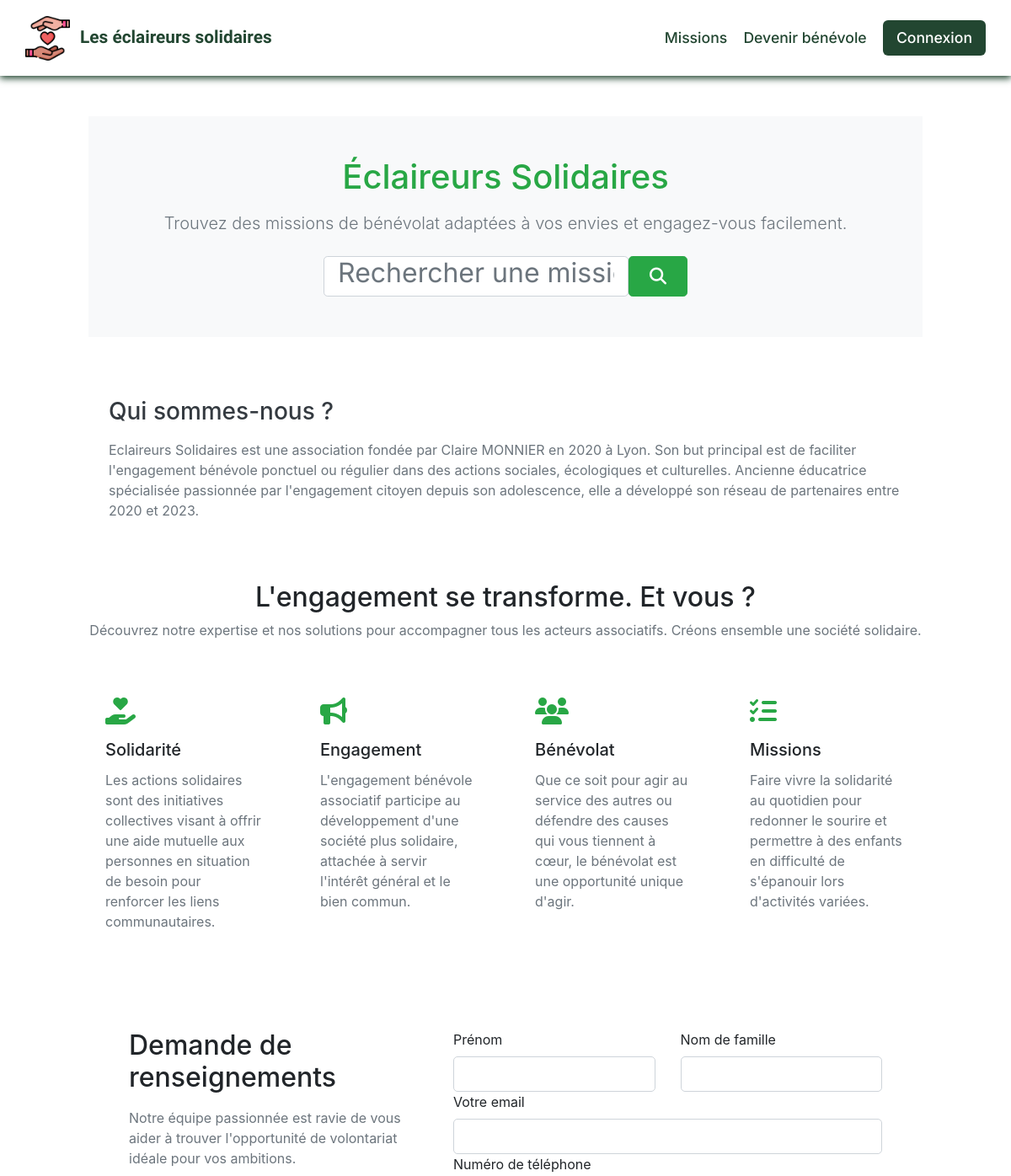
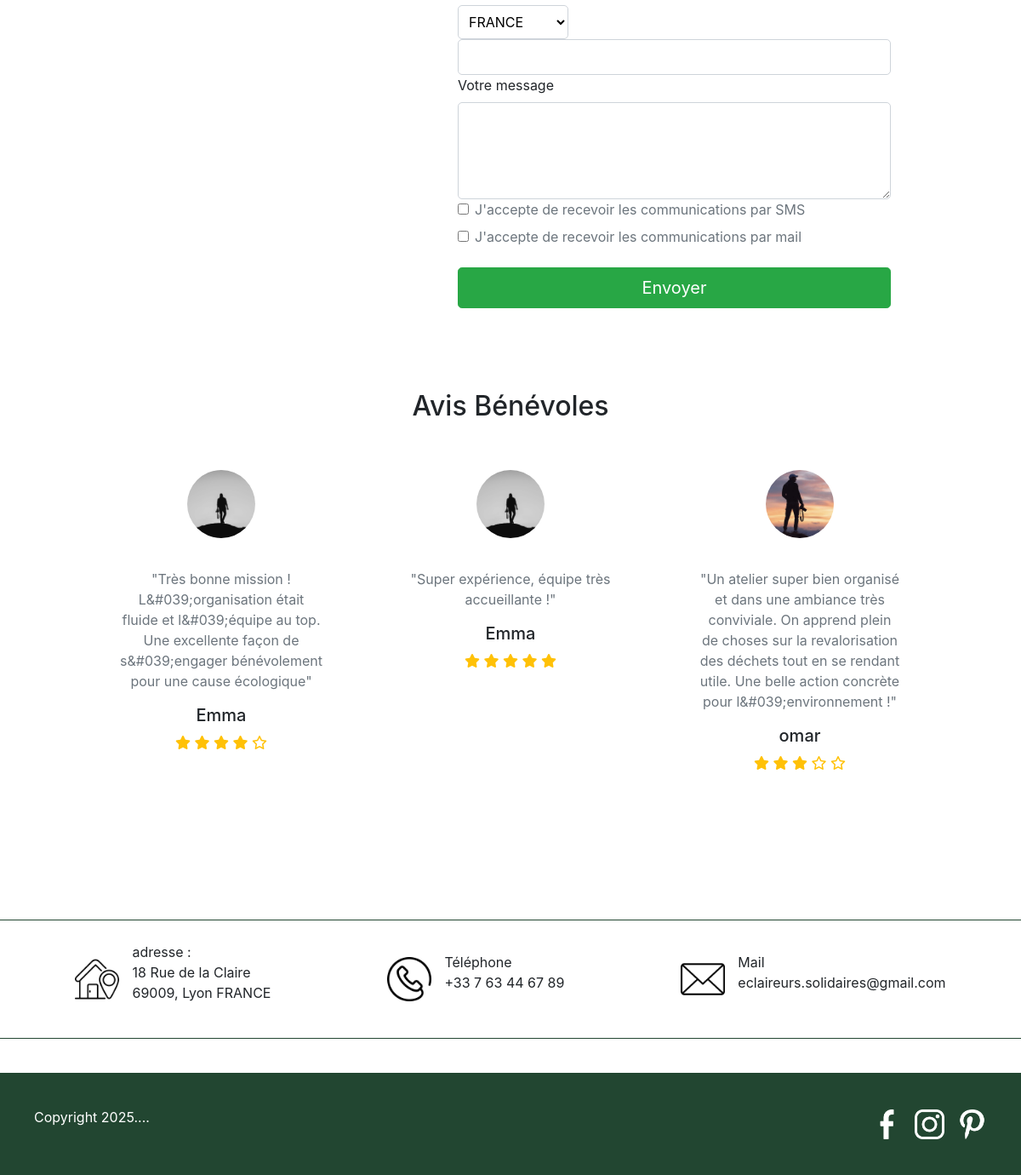
The app's page /index.php?page=mission&action=homePage with its own data (2 pictures, top to bottom).
### tables this page shows
CREATE TABLE `demand_mission` (
  `demand_mission_id` int(11) NOT NULL,
  `demand_mission_date` datetime NOT NULL,
  `demand_mission_validation` tinyint(1) NOT NULL,
  `id_users` int(11) NOT NULL,
  `id_missions` int(11) NOT NULL,
  `demand_mission_avis` text DEFAULT NULL,
  `demand_mission_note` char(15) DEFAULT NULL,
  `id_status` int(11) NOT NULL
);

CREATE TABLE `users` (
  `users_id` int(11) NOT NULL,
  `users_firstname` varchar(30) NOT NULL,
  `users_lastname` varchar(30) NOT NULL,
  `users_email` varchar(30) NOT NULL,
  `users_password` varchar(250) NOT NULL,
  `users_address` varchar(30) NOT NULL,
  `users_gender` tinyint(1) NOT NULL,
  `users_birthday` date NOT NULL,
  `users_date_creation` datetime NOT NULL,
  `users_img` varchar(50) DEFAULT NULL,
  `users_city` varchar(30) NOT NULL,
  `users_country` varchar(30) NOT NULL,
  `id_auth` int(11) DEFAULT NULL
);

### src/Model/MissionModel.php (called while the page is built, shortened)
<?php
class MissionModel
{
    private $db;
    public function __construct($db)
    {
        $this->db = $db;
    }
    public function getLatestReviews($limit = 3)
    {
        try {
            $sql = "SELECT dm.demand_mission_note, dm.demand_mission_avis,
                       u.users_firstname, u.users_img
                FROM demand_mission dm
                INNER JOIN users u ON dm.id_users = u.users_id
                WHERE dm.demand_mission_avis IS NOT NULL
                  AND dm.demand_mission_avis != ''
                ORDER BY dm.demand_mission_id DESC
                LIMIT :limit";
            $stmt = $this->db->prepare($sql);
            $stmt->bindValue(':limit', (int)$limit, PDO::PARAM_INT);
            $stmt->execute();
            return $stmt->fetchAll(PDO::FETCH_ASSOC);
        } catch (PDOException $e) {
            return [];
        }
    }
}

### src/View/home.php (the view, shortened to what this page needs)
<?php
require_once 'src/View/partial/_head.php';
require_once 'src/View/partial/_header.php';
?>
<main class="container my-5">
    <section class="p-5 mb-5 bg-light rounded-4 shadow-sm text-center">
        <h1 class="display-5 fw-bold text-success mb-3">Éclaireurs Solidaires</h1>
        <p class="lead text-muted mb-4">Trouvez des missions de bénévolat adaptées à vos envies et engagez-vous facilement.</p>
        <div class="row justify-content-center">
            <div class="col-md-8 col-lg-6">
                <form class="d-flex gap-2" action="index.php?page=mission&action=listAllMission" method="POST">
                    <input type="text" name="keyword" class="form-control form-control-lg rounded-pill" placeholder="Rechercher une mission...">
                    <button class="btn btn-success btn-lg rounded-pill px-4" type="submit">
                        <i class="fa fa-search me-1" aria-hidden="true"></i>
                    </button>
                </form>
            </div>
        </div>
    </section>
    <section class="my-5 p-4 bg-white rounded-3 shadow-sm border-start border-4 border-success">
        <h2 class="h3 fw-bold text-dark mb-3">Qui sommes-nous ?</h2>
        <p class="text-secondary leading-relaxed mb-0">
            Eclaireurs Solidaires est une association fondée par Claire MONNIER en 2020 à Lyon.
            Son but principal est de faciliter l'engagement bénévole ponctuel ou régulier dans des actions sociales,
            écologiques et culturelles. Ancienne éducatrice spécialisée passionnée par l'engagement citoyen depuis son adolescence,
            elle a développé son réseau de partenaires entre 2020 et 2023.
        </p>
    </section>
    <section class="my-5">
        <div class="text-center mb-5">
            <h2 class="fw-bold">L'engagement se transforme. Et vous ?</h2>
            <p class="text-muted">Découvrez notre expertise et nos solutions pour accompagner tous les acteurs associatifs. Créons ensemble une société solidaire.</p>
        </div>
        <div class="row g-4">
            <div class="col-md-6 col-lg-3">
                <div class="card h-100 border-0 shadow-sm rounded-3">
                    <div class="card-body">
                        <div class="text-success mb-3"><i class="fas fa-hand-holding-heart fa-2x"></i></div>
                        <h3 class="h5 card-title fw-bold">Solidarité</h3>
                        <p class="card-text text-muted fs-6">
                            Les actions solidaires sont des initiatives collectives visant à offrir une aide mutuelle aux personnes en situation de besoin pour renforcer les liens communautaires.
                        </p>
                    </div>
                </div>
            </div>
            <div class="col-md-6 col-lg-3">
                <div class="card h-100 border-0 shadow-sm rounded-3">
                    <div class="card-body">
                        <div class="text-success mb-3"><i class="fas fa-bullhorn fa-2x"></i></div>
                        <h3 class="h5 card-title fw-bold">Engagement</h3>
                        <p class="card-text text-muted fs-6">
                            L'engagement bénévole associatif participe au développement d'une société plus solidaire, attachée à servir l'intérêt général et le bien commun.
                        </p>
                    </div>
                </div>
            </div>
            <div class="col-md-6 col-lg-3">
                <div class="card h-100 border-0 shadow-sm rounded-3">
                    <div class="card-body">
                        <div class="text-success mb-3"><i class="fas fa-users fa-2x"></i></div>
                        <h3 class="h5 card-title fw-bold">Bénévolat</h3>
                        <p class="card-text text-muted fs-6">
                            Que ce soit pour agir au service des autres ou défendre des causes qui vous tiennent à cœur, le bénévolat est une opportunité unique d'agir.
                        </p>
                    </div>
                </div>
            </div>
            <div class="col-md-6 col-lg-3">
                <div class="card h-100 border-0 shadow-sm rounded-3">
                    <div class="card-body">
                        <div class="text-success mb-3"><i class="fas fa-tasks fa-2x"></i></div>
                        <h3 class="h5 card-title fw-bold">Missions</h3>
                        <p class="card-text text-muted fs-6">
                            Faire vivre la solidarité au quotidien pour redonner le sourire et permettre à des enfants en difficulté de s'épanouir lors d'activités variées.
                        </p>
                    </div>
                </div>
            </div>
        </div>
    </section>
    <section class="my-5 p-4 p-md-5 bg-white rounded-4 shadow-sm">
        <div class="row g-4">
            <div class="col-lg-5">
                <h2 class="fw-bold mb-3">Demande de renseignements</h2>
                <p class="text-muted">
                    Notre équipe passionnée est ravie de vous aider à trouver l'opportunité de volontariat idéale pour vos ambitions.
                </p>
            </div>
            <div class="col-lg-7">
                <form action="" method="POST">
                    <div class="row g-3">
                        <div class="col-md-6">
                            <label for="firstname" class="form-label fw-semibold">Prénom</label>
                            <input type="text" class="form-control" id="firstname" name="firstname">
                        </div>
                        <div class="col-md-6">
                            <label for="lastname" class="form-label fw-semibold">Nom de famille</label>
                            <input type="text" class="form-control" id="lastname" name="lastname">
                        </div>
                        <div class="col-12">
                            <label for="mail" class="form-label fw-semibold">Votre email</label>
                            <input type="email" class="form-control" id="mail" name="email" required>
                        </div>
                        <div class="col-12">
                            <label for="tel" class="form-label fw-semibold">Numéro de téléphone</label>
                            <div class="input-group">
                                <select class="form-select" style="max-width: 130px;" id="country" name="country">
                                    <option value="france">FRANCE</option>
                                </select>
                                <input type="tel" class="form-control" id="tel" name="tel">
                            </div>
                        </div>
                        <div class="col-12">
                            <label for="message" class="form-label fw-semibold">Votre message</label>
                            <textarea class="form-control" id="message" name="message" rows="4" required></textarea>
                        </div>
                        <div class="col-12">
                            <div class="form-check mb-2">
                                <input class="form-check-input" type="checkbox" id="sms_optin" name="sms_optin">
                                <label class="form-check-label text-muted" for="sms_optin">
                                    J'accepte de recevoir les communications par SMS
                                </label>
                            </div>
                            <div class="form-check">
                                <input class="form-check-input" type="checkbox" id="mail_optin" name="mail_optin">
                                <label class="form-check-label text-muted" for="mail_optin">
                                    J'accepte de recevoir les communications par mail
                                </label>
                            </div>
                        </div>
                        <div class="col-12 mt-4">
                            <button type="submit" name="contact_submit" class="btn btn-success btn-lg w-100 rounded-3">Envoyer</button>
                        </div>
                    </div>
                </form>
            </div>
        </div>
    </section>
    <section class="my-5">
        <h2 class="text-center fw-bold mb-4">Avis Bénévoles</h2>
        <div class="row g-4 justify-content-center">
            <?php if (!empty($reviews)): ?>
                <?php foreach ($reviews as $review): ?>
                    <div class="col-md-4">
                        <div class="card h-100 border-0 shadow-sm text-center p-3">
                            <?php $userPic = !empty($review['users_img']) ? 'public/picture/' . $review['users_img'] : 'src/public/picture/photo-avis client 1.png'; ?>
                            <img src="<?= htmlspecialchars($userPic) ?>" class="rounded-circle mx-auto my-3" alt="Bénévole" style="width: 80px; height: 80px; object-fit: cover;" onerror="this.src='src/public/picture/photo-avis client 1.png'">
                            <div class="card-body">
                                <p class="card-text text-muted">"<?= htmlspecialchars($review['demand_mission_avis']) ?>"</p>
                                <h5 class="fw-bold fs-6"><?= htmlspecialchars($review['users_firstname'] ?? 'Bénévole') ?></h5>
                                <div class="text-warning">
                                    <?php
                                    $note = (int)($review['demand_mission_note'] ?? 5);
                                    for ($i = 1; $i <= 5; $i++):
                                    ?>
                                        <i class="<?= $i <= $note ? 'fas' : 'far' ?> fa-star"></i>
                                    <?php endfor; ?>
                                </div>
                            </div>
                        </div>
                    </div>
                <?php endforeach; ?>
            <?php else: ?>
                <p class="text-center text-muted">Aucun avis publié pour le moment.</p>
            <?php endif; ?>
        </div>
    </section>
</main>
<?php
require_once 'src/View/partial/_footer.php';
?>

### index.php (shortened to what this page needs)
<?php
require_once 'src/Controller/MissionCtrl.php';
require_once 'src/Model/MissionModel.php';
$config = require __DIR__ . '/config.php';
try {
    $db = new PDO(
        "mysql:host={$config['host']};port={$config['port']};dbname={$config['dbname']};charset=utf8mb4",
        $config['username'],
        $config['password'],
        [PDO::ATTR_ERRMODE => PDO::ERRMODE_EXCEPTION]
    );
} catch (PDOException $e) {
    die("Échec de connexion à la BDD : " . $e->getMessage());
}
$page = filter_input(INPUT_GET, 'page');
$router = [
    "user" => UserCtrl::class,
    "thematic" => ThematicCtrl::class,
    "mission" => MissionCtrl::class,
    "message" => MessageCtrl::class
];
foreach ($router as $routerValue => $className) {
    if ($page == $routerValue) {
        $controller = new $className($db);
        $controller->manage();
    }
}

### records on screen
demand_mission: id_users.users_img (picture), demand_mission_avis "Très bonne mission ! L&#039;organisation était fluide et l&#039;équipe au top. Une excellente façon de s&#039;engager bénévolement pour une cause écologique", id_users.users_firstname "Emma", demand_mission_note "4" (drawn)
demand_mission: id_users.users_img (picture), demand_mission_avis "Super expérience, équipe très accueillante !", id_users.users_firstname "Emma", demand_mission_note "5" (drawn)
demand_mission: id_users.users_img (picture), demand_mission_avis "Un atelier super bien organisé et dans une ambiance très conviviale. On apprend plein de choses sur la revalorisation des déchets tout en se rendant utile. Une belle action concrète pour l&#039;environnement !", id_users.users_firstname "omar", demand_mission_note "3" (drawn)
